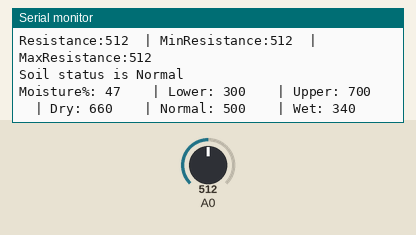
A sketch run on a simulated Arduino Uno, built with avr-gcc and run on an emulated ATmega328P. On the bench: the last lines printed to the serial monitor. Inputs (shaded band) come from the test bench; at power-on: A0 = 512.

Above: at 1.4 s.
1.5 s: A0 set to 716
At 1.65 s:
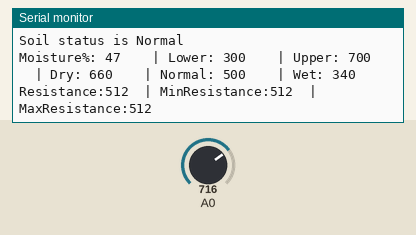
4.4 s: A0 set to 306
At 5.0 s:
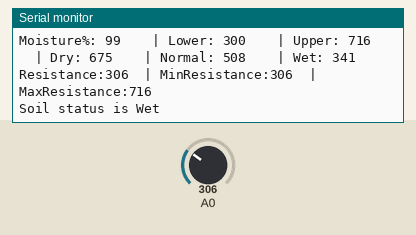
Timing chart, 0 to 7.4 s (numbered marks = the images above; inputs shaded):
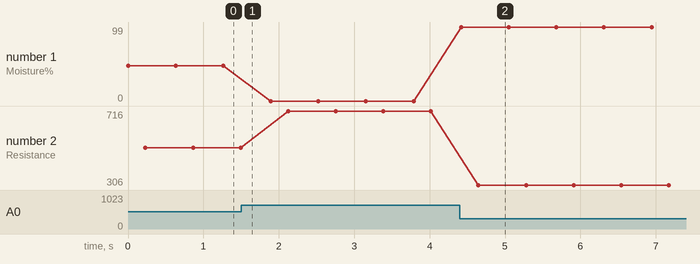

Measured:
- after the input at 4.4 s, the serial monitor: prints a new line at once (image 2)
- plotted number 1: 47 → 0 after the input at 1.5 s, 0 → 99 after the input at 4.4 s
- plotted number 2: 512 → 716 after the input at 1.5 s, 716 → 306 after the input at 4.4 s

The sketch:

moisture_sensor_test.ino
```cpp
int upperValue = 700;
int lowerValue = 300;
int maxResistance, minResistance, moistPct, totalRange,dryValue, normalValue, wetValue;
String soilStatus;

void setup() {
  Serial.begin(9600);
}

void loop() {
  int sensorValue = analogRead(A0);
  if (minResistance == 0) minResistance = sensorValue;
  maxResistance = max(sensorValue, maxResistance);
  minResistance = min(sensorValue, minResistance);
  if (maxResistance > upperValue) upperValue = maxResistance;
  if (minResistance < lowerValue) lowerValue = minResistance;
  moistPct = map(sensorValue, lowerValue, upperValue, 100, 0);
  totalRange = upperValue - lowerValue;
  wetValue = totalRange / 10 + lowerValue;
  normalValue = totalRange / 2 + lowerValue;
  dryValue = upperValue - totalRange / 10;
  if (sensorValue > dryValue) {
    soilStatus = "Dry";
    } else if (sensorValue < wetValue) {
      soilStatus = "Wet";
    } else {
      soilStatus = "Normal";
    }

  Serial.print("Moisture%: ");
  Serial.print(moistPct);
  Serial.print("    | Lower: ");
  Serial.print(lowerValue);
  Serial.print("    | Upper: ");
  Serial.print(upperValue);
  Serial.print("    | Dry: ");
  Serial.print(dryValue);
  Serial.print("    | Normal: ");
  Serial.print(normalValue);
  Serial.print("    | Wet: ");
  Serial.println(wetValue);
  Serial.println();
  delay(200);
  Serial.print("Resistance:");
  Serial.print(sensorValue);
  Serial.print("  | MinResistance:");
  Serial.print(minResistance);
  Serial.print("  | MaxResistance:");
  Serial.println(maxResistance);
  Serial.println();
  delay(200);
  Serial.print("Soil status is ");
  Serial.println(soilStatus);
  Serial.println();
  delay(200);
}
```
